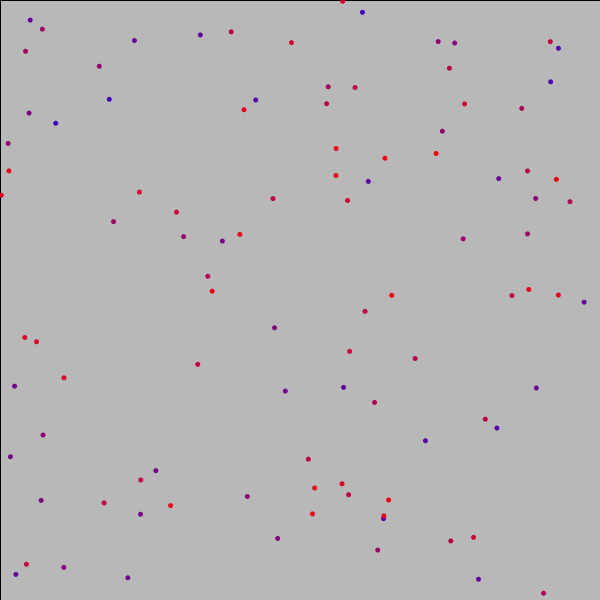
Frame 1 (no input)
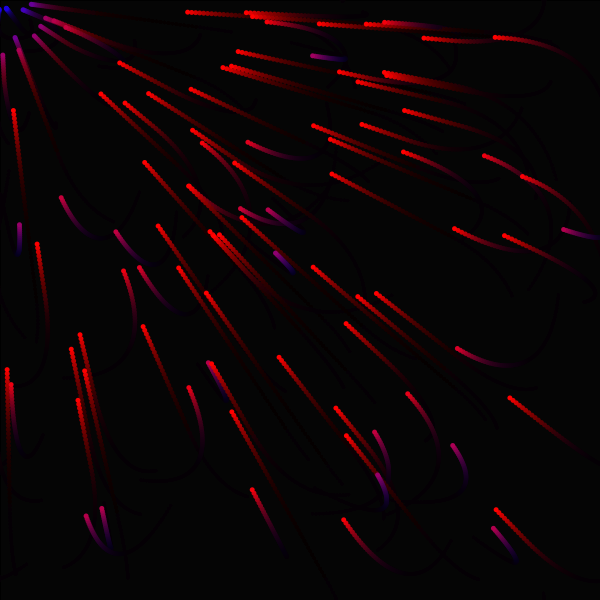
Frame 60 (the mouse pressed at the canvas centre just before this capture)
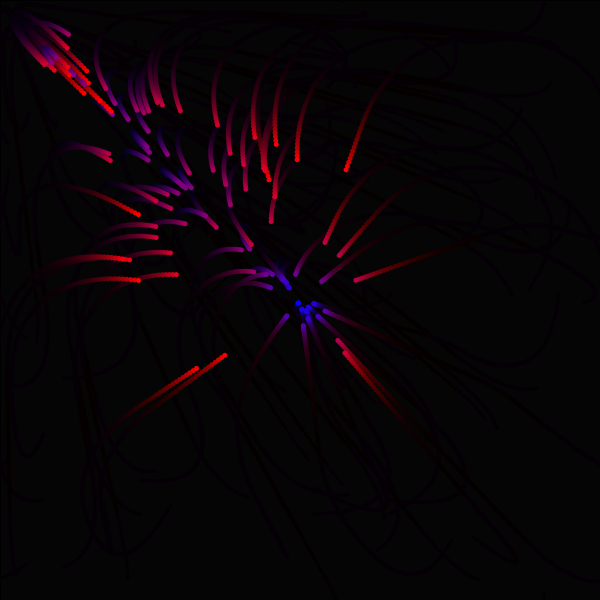
Frame 120 (the mouse held since frame 60 and released just before this capture)

The Processing sketch that drew these frames (run headless with seeded random() and noise(); from frame 60 on, the mouse is pressed at the canvas centre):

// Processing sketch: sketch_250430j
// ── sketch_250430j.pde
ArrayList<Particle> particles;
int numParticles = 100;

// Colors for speed gradient
color slowColor;
color fastColor;

void setup() {
  size(600, 600);
  particles = new ArrayList<Particle>();
  for (int i = 0; i < numParticles; i++) {
    particles.add(new Particle(random(width), random(height)));
  }
  slowColor = color(0, 0, 255); // Blue
  fastColor = color(255, 0, 0); // Red
  // noStroke(); // Apply noStroke globally if particles are simple shapes
}

void draw() {
  // Semi-transparent background for trails
  fill(0, 25); // Lower alpha for longer trails
  rect(0, 0, width, height);

  PVector mouse = new PVector(mouseX, mouseY);

  for (Particle p : particles) {
    p.attract(mouse);
    p.update();
    p.display();
  }
}

class Particle {
  PVector position;
  PVector velocity;
  PVector acceleration;
  float maxSpeed = 4;
  float maxForce = 0.1; // Steering force limit
  float particleSize = 5;

  Particle(float x, float y) {
    position = new PVector(x, y);
    velocity = PVector.random2D(); // Random initial velocity direction
    velocity.mult(random(1, maxSpeed)); // Random initial speed
    acceleration = new PVector(0, 0);
  }

  void attract(PVector target) {
    PVector desired = PVector.sub(target, position);
    float d = desired.mag();

    // Optional: Make attraction stronger when closer, or constant
    // For now, constant force up to a certain distance, then stronger
    if (d < 100) { // If mouse is close
        desired.setMag(maxSpeed * (d/100)); // Scale speed based on distance when close
    } else {
        desired.setMag(maxSpeed);
    }

    PVector steer = PVector.sub(desired, velocity);
    steer.limit(maxForce);
    applyForce(steer);
  }

  void applyForce(PVector force) {
    acceleration.add(force);
  }

  void update() {
    velocity.add(acceleration);
    velocity.limit(maxSpeed);
    position.add(velocity);
    acceleration.mult(0); // Reset acceleration each frame
    edges();
  }

  void display() {
    float speed = velocity.mag();
    float speedRatio = map(speed, 0, maxSpeed, 0, 1);
    color c = lerpColor(slowColor, fastColor, speedRatio);

    noStroke(); // No outline for particles
    fill(c);
    ellipse(position.x, position.y, particleSize, particleSize);
  }

  void edges() {
    if (position.x > width + particleSize) {
      position.x = -particleSize;
    } else if (position.x < -particleSize) {
      position.x = width + particleSize;
    }
    if (position.y > height + particleSize) {
      position.y = -particleSize;
    } else if (position.y < -particleSize) {
      position.y = height + particleSize;
    }
  }
}
